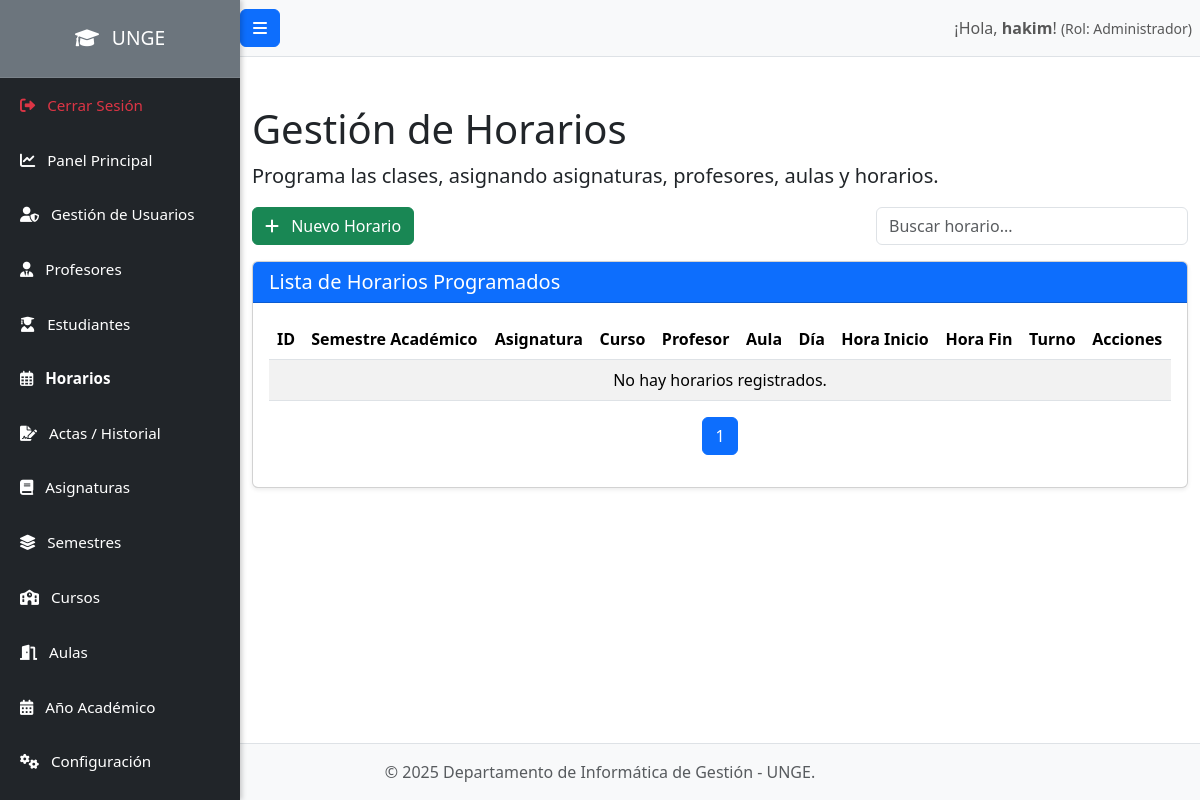
The app's page /admin/horarios.php (signed in), older data.
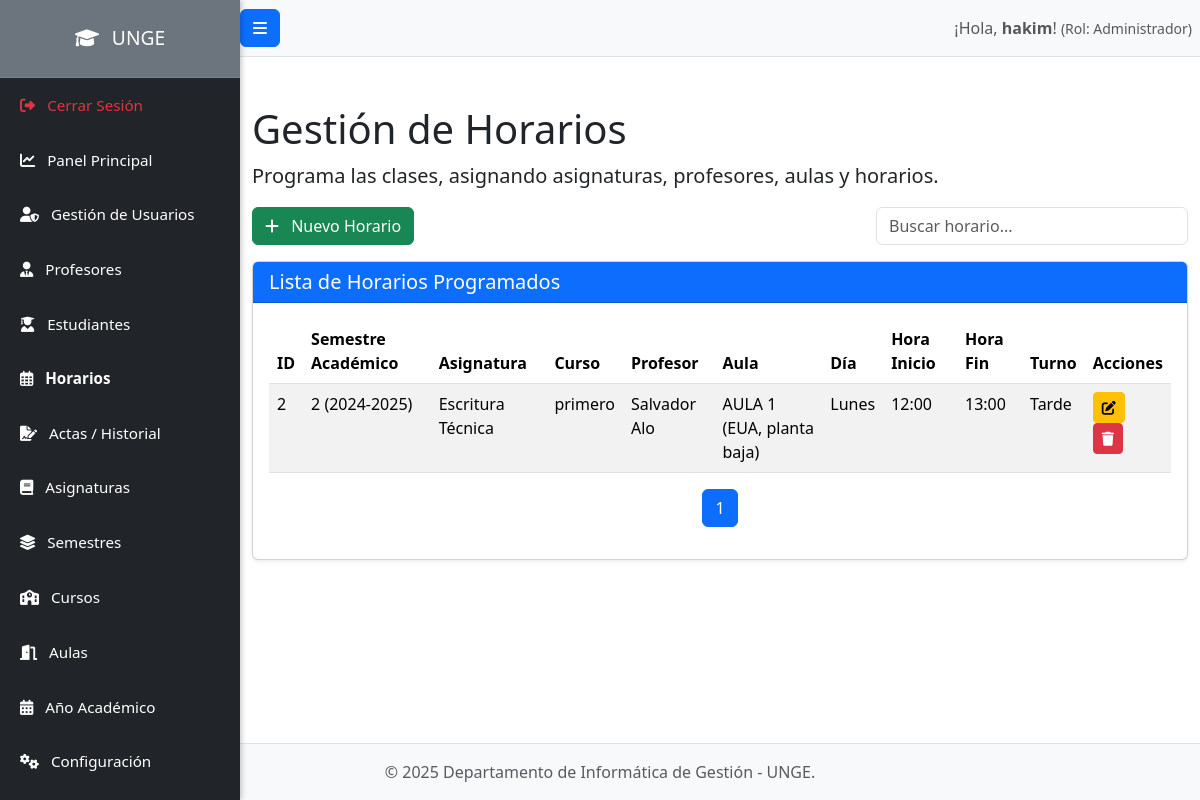
The same page, newer data.
### tables this page shows
CREATE TABLE `horarios` (
  `id` int(11) NOT NULL,
  `id_semestre` int(11) NOT NULL,
  `id_asignatura` int(11) NOT NULL,
  `id_curso` int(11) NOT NULL,
  `id_profesor` int(11) NOT NULL,
  `id_aula` int(11) NOT NULL,
  `dia_semana` enum('Lunes','Martes','Miércoles','Jueves','Viernes','Sábado','Domingo') NOT NULL,
  `hora_inicio` time NOT NULL,
  `hora_fin` time NOT NULL,
  `turno` enum('Tarde','Noche') NOT NULL
);

CREATE TABLE `semestres` (
  `id` int(11) NOT NULL,
  `id_anio_academico` int(11) NOT NULL,
  `numero_semestre` int(11) NOT NULL,
  `fecha_inicio` date NOT NULL,
  `fecha_fin` date NOT NULL,
  `id_curso_asociado_al_semestre` int(11) DEFAULT NULL
);

CREATE TABLE `anios_academicos` (
  `id` int(11) NOT NULL,
  `nombre_anio` varchar(50) NOT NULL,
  `fecha_inicio` date NOT NULL,
  `fecha_fin` date NOT NULL
);

CREATE TABLE `asignaturas` (
  `id` int(11) NOT NULL,
  `nombre_asignatura` varchar(255) NOT NULL,
  `creditos` decimal(4,2) NOT NULL,
  `id_prerequisito` int(11) DEFAULT NULL,
  `id_curso` int(11) DEFAULT NULL,
  `semestre_recomendado` int(11) DEFAULT NULL
);

CREATE TABLE `cursos` (
  `id` int(11) NOT NULL,
  `nombre_curso` varchar(100) NOT NULL,
  `descripcion` text DEFAULT NULL,
  `created_at` timestamp NOT NULL DEFAULT current_timestamp(),
  `updated_at` timestamp NOT NULL DEFAULT current_timestamp() ON UPDATE current_timestamp()
);

CREATE TABLE `usuarios` (
  `id` int(11) NOT NULL,
  `nombre_usuario` varchar(100) NOT NULL,
  `password_hash` varchar(255) NOT NULL,
  `id_rol` int(11) NOT NULL,
  `nombre_completo` varchar(255) NOT NULL,
  `email` varchar(255) DEFAULT NULL,
  `telefono` varchar(50) DEFAULT NULL,
  `nip` varchar(50) DEFAULT NULL,
  `estado` enum('Activo','Inactivo','Bloqueado') NOT NULL DEFAULT 'Activo',
  `fecha_registro` datetime DEFAULT current_timestamp()
);

CREATE TABLE `aulas` (
  `id` int(11) NOT NULL,
  `nombre_aula` varchar(100) NOT NULL,
  `capacidad` int(11) DEFAULT NULL,
  `ubicacion` varchar(255) DEFAULT NULL
);

### admin/horarios.php (the view, shortened to what this page needs)
<?php
require_once '../config/database.php';
include_once '../includes/header.php';
$stmt_horarios = $pdo->query("
    SELECT
        h.id, h.dia_semana, h.hora_inicio, h.hora_fin, h.turno,
        s.numero_semestre, aa.nombre_anio,
        a.nombre_asignatura, c.nombre_curso,
        p.nombre_completo AS nombre_profesor, -- Mostramos el nombre del usuario, pero el ID es de la tabla profesores
        au.nombre_aula, au.ubicacion,
        h.id_semestre, h.id_asignatura, h.id_curso, h.id_profesor, h.id_aula
    FROM horarios h
    JOIN semestres s ON h.id_semestre = s.id
    JOIN anios_academicos aa ON s.id_anio_academico = aa.id
    JOIN asignaturas a ON h.id_asignatura = a.id
    JOIN cursos c ON h.id_curso = c.id
    JOIN profesores prof ON h.id_profesor = prof.id -- CAMBIO CLAVE: Unimos con la tabla 'profesores'
    JOIN usuarios p ON prof.id_usuario = p.id -- CAMBIO CLAVE: Luego unimos 'profesores' con 'usuarios' para obtener el nombre
    JOIN aulas au ON h.id_aula = au.id
    ORDER BY h.dia_semana, h.hora_inicio ASC
");
$horarios = $stmt_horarios->fetchAll(PDO::FETCH_ASSOC);
?>
            <h1 class="mt-4">Gestión de Horarios</h1>
            <p class="lead">Programa las clases, asignando asignaturas, profesores, aulas y horarios.</p>
            <div class="d-flex justify-content-between mb-3 align-items-center">
                <button type="button" class="btn btn-success" data-bs-toggle="modal" data-bs-target="#horariosModal" id="addNewhorariosBtn">
                    <i class="fas fa-plus me-2"></i> Nuevo Horario
                </button>
                <div class="col-md-4">
                    <input type="search" class="form-control" id="searchInput" placeholder="Buscar horario...">
                </div>
            </div>
            <div class="card shadow-sm mb-4">
                <div class="card-header bg-primary text-white">
                    <h5 class="mb-0">Lista de Horarios Programados</h5>
                </div>
                <div class="card-body">
                    <div class="table-responsive">
                        <table class="table table-hover table-striped" id="horariosTable"> <thead>
                                <tr>
                                    <th>ID</th>
                                    <th>Semestre Académico</th>
                                    <th>Asignatura</th>
                                    <th>Curso</th>
                                    <th>Profesor</th>
                                    <th>Aula</th>
                                    <th>Día</th>
                                    <th>Hora Inicio</th>
                                    <th>Hora Fin</th>
                                    <th>Turno</th>
                                    <th>Acciones</th>
                                </tr>
                            </thead>
                            <tbody>
                                <?php if (count($horarios) > 0): ?>
                                    <?php foreach ($horarios as $horario): ?>
                                        <tr data-id="<?php echo htmlspecialchars($horario['id']); ?>"
                                            data-id_semestre="<?php echo htmlspecialchars($horario['id_semestre']); ?>"
                                            data-id_asignatura="<?php echo htmlspecialchars($horario['id_asignatura']); ?>"
                                            data-id_curso="<?php echo htmlspecialchars($horario['id_curso']); ?>"
                                            data-id_profesor="<?php echo htmlspecialchars($horario['id_profesor']); ?>"
                                            data-id_aula="<?php echo htmlspecialchars($horario['id_aula']); ?>"
                                            data-dia_semana="<?php echo htmlspecialchars($horario['dia_semana']); ?>"
                                            data-hora_inicio="<?php echo htmlspecialchars($horario['hora_inicio']); ?>"
                                            data-hora_fin="<?php echo htmlspecialchars($horario['hora_fin']); ?>"
                                            data-turno="<?php echo htmlspecialchars($horario['turno']); ?>">
                                            <td><?php echo htmlspecialchars($horario['id']); ?></td>
                                            <td><?php echo htmlspecialchars($horario['numero_semestre'] . ' (' . $horario['nombre_anio'] . ')'); ?></td>
                                            <td><?php echo htmlspecialchars($horario['nombre_asignatura']); ?></td>
                                            <td><?php echo htmlspecialchars($horario['nombre_curso']); ?></td>
                                            <td><?php echo htmlspecialchars($horario['nombre_profesor']); ?></td>
                                            <td><?php echo htmlspecialchars($horario['nombre_aula'] . ' (' . $horario['ubicacion'] . ')'); ?></td>
                                            <td><?php echo htmlspecialchars($horario['dia_semana']); ?></td>
                                            <td><?php echo htmlspecialchars(substr($horario['hora_inicio'], 0, 5)); ?></td>
                                            <td><?php echo htmlspecialchars(substr($horario['hora_fin'], 0, 5)); ?></td>
                                            <td><?php echo htmlspecialchars($horario['turno']); ?></td>
                                            <td>
                                                <button type="button" class="btn btn-warning btn-sm edit-btn me-1" title="Editar"
                                                        data-bs-toggle="modal" data-bs-target="#horariosModal">
                                                    <i class="fas fa-edit"></i>
                                                </button>
                                                <a href="horarios.php?action=delete&id_horario=<?php echo htmlspecialchars($horario['id']); ?>"
                                                   class="btn btn-danger btn-sm delete-btn" title="Eliminar"
                                                   onclick="return confirm('¿Estás seguro de que quieres eliminar este horario? Esta acción es irreversible.');">
                                                    <i class="fas fa-trash"></i>
                                                </a>
                                            </td>
                                        </tr>
                                    <?php endforeach; ?>
                                <?php else: ?>
                                    <tr>
                                        <td colspan="11" class="text-center">No hay horarios registrados.</td>
                                    </tr>
                                <?php endif; ?>
                            </tbody>
                        </table>
                    </div>
                    <nav>
                        <ul class="pagination justify-content-center" id="pagination">
                            </ul>
                    </nav>
                </div>
            </div>
<?php include_once '../includes/footer.php'; ?>
<div class="toast-container position-fixed bottom-0 end-0 p-3" style="z-index: 1100;">
    </div>

### includes/header.php (shortened to what this page needs)
<!DOCTYPE html>
<html lang="es">
<head>
    <link rel="stylesheet" href="https://cdnjs.cloudflare.com/ajax/libs/font-awesome/6.0.0-beta3/css/all.min.css">
    <link href="../public/css/style.css" rel="stylesheet">
<link href="https://cdn.jsdelivr.net/npm/bootstrap@5.3.3/dist/css/bootstrap.min.css" rel="stylesheet">
<link href="https://cdn.jsdelivr.net/npm/bootstrap-icons@1.11.3/font/bootstrap-icons.css" rel="stylesheet">
</head>
<body>
    <div class="d-flex" id="wrapper">
        <div class="bg-dark border-right" id="sidebar-wrapper">
            <div class="sidebar-heading text-white bg-secondary py-4">
                <i class="fas fa-graduation-cap me-2"></i> UNGE
            </div>
            <div class="list-group list-group-flush">
                <?php
                $current_page = basename($_SERVER['PHP_SELF']);
                $current_folder = basename(dirname($_SERVER['PHP_SELF']));
                ?>
<a href="../logout.php" class="list-group-item list-group-item-action bg-dark text-danger">
    <i class="fas fa-sign-out-alt me-2"></i> Cerrar Sesión
</a>
                <?php if (isset($_SESSION['user_role'])): ?>
                    <?php if ($_SESSION['user_role'] === 'Administrador'): ?>
                        <a href="../admin/index.php" class="list-group-item list-group-item-action bg-dark text-white <?= ($current_page == 'index.php' && $current_folder == 'admin') ? 'active' : ''; ?>">
    <i class="fas fa-chart-line me-2"></i> Panel Principal
</a>
<a href="../admin/usuarios.php" class="list-group-item list-group-item-action bg-dark text-white <?= ($current_page == 'usuarios.php') ? 'active' : ''; ?>">
    <i class="fas fa-user-shield me-2"></i> Gestión de Usuarios
</a>
<a href="../admin/profesores.php" class="list-group-item list-group-item-action bg-dark text-white <?= ($current_page == 'profesores.php') ? 'active' : ''; ?>">
    <i class="fas fa-user-tie me-2"></i> Profesores
</a>
<a href="../admin/estudiantes.php" class="list-group-item list-group-item-action bg-dark text-white <?= ($current_page == 'estudiantes.php') ? 'active' : ''; ?>">
    <i class="fas fa-user-graduate me-2"></i> Estudiantes
</a>
<a href="../admin/horarios.php" class="list-group-item list-group-item-action bg-dark text-white <?= ($current_page == 'horarios.php') ? 'active' : ''; ?>">
    <i class="far fa-calendar-alt me-2"></i> Horarios
</a>
<a href="../admin/actas.php" class="list-group-item list-group-item-action bg-dark text-white <?= ($current_page == 'actas.php') ? 'active' : ''; ?>">
    <i class="fas fa-file-signature me-2"></i> Actas / Historial
</a>
<a href="../admin/asignaturas.php" class="list-group-item list-group-item-action bg-dark text-white <?= ($current_page == 'asignaturas.php') ? 'active' : ''; ?>">
    <i class="fas fa-book me-2"></i> Asignaturas
</a>
<a href="../admin/semestres.php" class="list-group-item list-group-item-action bg-dark text-white <?= ($current_page == 'semestres.php') ? 'active' : ''; ?>">
    <i class="fas fa-layer-group me-2"></i> Semestres
</a>
<a href="../admin/cursos.php" class="list-group-item list-group-item-action bg-dark text-white <?= ($current_page == 'cursos.php') ? 'active' : ''; ?>">
    <i class="fas fa-school me-2"></i> Cursos
</a>
<a href="../admin/aulas.php" class="list-group-item list-group-item-action bg-dark text-white <?= ($current_page == 'aulas.php') ? 'active' : ''; ?>">
    <i class="fas fa-door-open me-2"></i> Aulas
</a>
<a href="../admin/anios_academicos.php" class="list-group-item list-group-item-action bg-dark text-white <?= ($current_page == 'anios_academicos.php') ? 'active' : ''; ?>">
    <i class="fas fa-calendar-alt me-2"></i> Año Académico
</a>
<a href="../admin/configuracion.php" class="list-group-item list-group-item-action bg-dark text-white <?= ($current_page == 'configuracion.php') ? 'active' : ''; ?>">
    <i class="fas fa-cogs me-2"></i> Configuración
</a>
                    <?php endif; ?>
                <?php endif; ?>
            </div>
        </div>
        <div id="page-content-wrapper">
            <nav class="navbar navbar-expand-lg navbar-light bg-light border-bottom">
                <button class="btn btn-primary" id="menu-toggle"><i class="fas fa-bars"></i></button>
                <div class="collapse navbar-collapse" id="navbarSupportedContent">
                    <ul class="navbar-nav ms-auto mt-2 mt-lg-0">
                        <li class="nav-item active">
                            <span class="nav-link">
                                ¡Hola, <strong><?php echo htmlspecialchars($_SESSION['username'] ?? 'Invitado'); ?></strong>!
                                <small>(Rol: <?php echo htmlspecialchars($_SESSION['user_role'] ?? 'N/A'); ?>)</small>
                            </span>
                        </li>
                    </ul>
                </div>
            </nav>
            <div class="container-fluid py-4">

### includes/footer.php (shortened to what this page needs)
</div>
</div>
</div>
<footer class="footer mt-auto py-3 bg-light border-top">
    <div class="container text-center">
        <span class="text-muted">© <?php echo date('Y'); ?> Departamento de Informática de Gestión - UNGE.</span>
    </div>
</footer>
</body>
</html>

### public/css/style.css (style rules this page uses)
body { overflow-x: hidden; }
#wrapper { display: flex; }
#sidebar-wrapper { min-height: 100vh; margin-left: -15rem; transition: margin .25s ease-out; width: 15rem; position: fixed; z-index: 1000; top: 0; left: 0; box-shadow: 2px 0 5px rgba(0,0,0,0.2); }
#sidebar-wrapper .sidebar-heading { padding: 0.875rem 1.25rem; font-size: 1.2rem; color: #fff; text-align: center; border-bottom: 1px solid rgba(255, 255, 255, 0.1); }
#sidebar-wrapper .list-group { width: 15rem; }
#sidebar-wrapper .list-group-item { border: none; padding: 1rem 1.25rem; font-size: 0.95rem; color: #f8f9fa; }
#sidebar-wrapper .list-group-item.active { background-color: #007bff; color: #fff; font-weight: bold; border-radius: 0; }
#sidebar-wrapper .list-group-item.active i { color: #fff; }
#page-content-wrapper { min-width: 100vw; margin-left: 0; padding-left: 15rem; transition: margin .25s ease-out, padding-left .25s ease-out; }
@media (min-width: 768px) { #sidebar-wrapper { margin-left: 0; } }
@media (min-width: 768px) { #page-content-wrapper { min-width: 0; width: 100%; padding-left: 15rem; } }
body { display: flex; flex-direction: column; min-height: 100vh; }
.footer { position: relative; bottom: 0; width: 100%; }
#page-content-wrapper { flex-grow: 1; }
.card { border-radius: 0.5rem; border: none; }
.btn-primary { background-color: #007bff; border-color: #007bff; }
a { color: #007bff; }

Row changes from the older to the newer data that the page shows:
added horarios: id "2", id_semestre.nombre_anio "2 (2024-2025)", id_asignatura.nombre_asignatura "Escritura Técnica", id_curso.nombre_curso "primero", usuarios.nombre_completo "Salvador Alo", id_aula.ubicacion "AULA 1 (EUA, planta baja)", dia_semana "Lunes", hora_inicio "12:00", hora_fin "13:00", turno "Tarde"
Text that changed along with them:
text no longer shown: "No hay horarios registrados."
